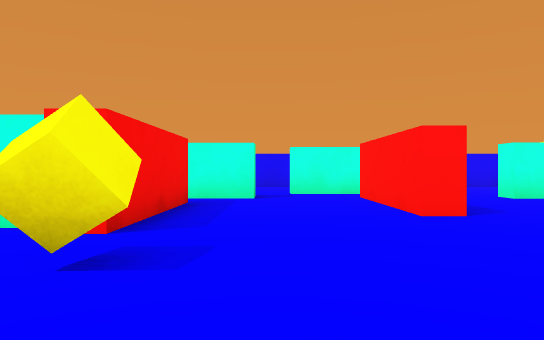
view 1 (above)

24 first-person views from a walk through a scene from a Unity 3-D project. The camera is 0.51 m above the floor, looks level and sees 70° across. The floor is counted in squares, 1 m on a side. Each view is taken from the middle of a square. On the plan, view 1 faces up. The plan holds only what a view shows up to about 9 squares ahead; the rest is blank. The player is left out.

view 2
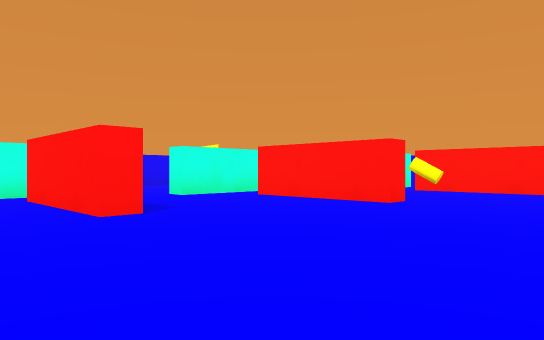

view 3
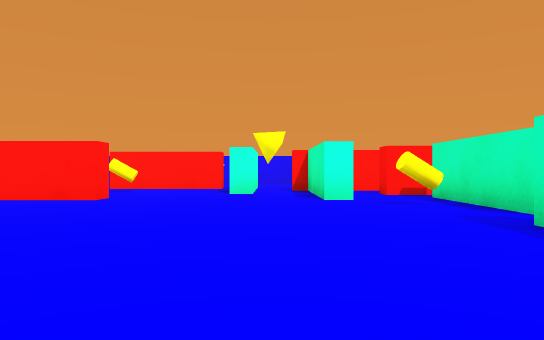

view 4
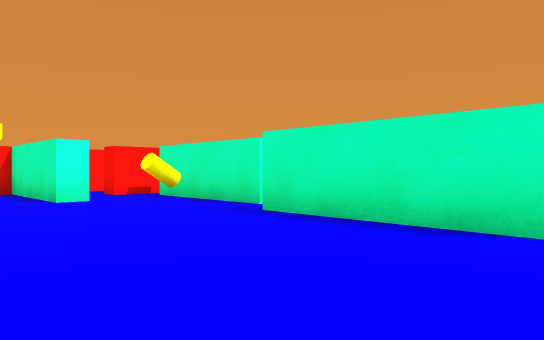

view 5
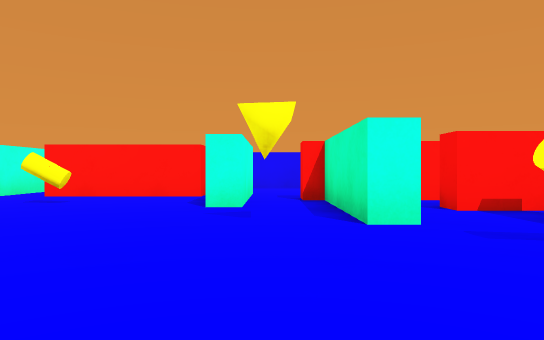

view 6
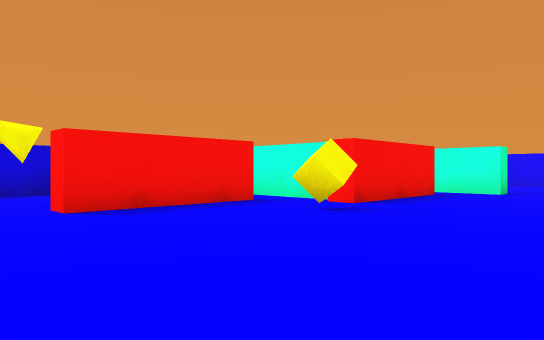

view 7
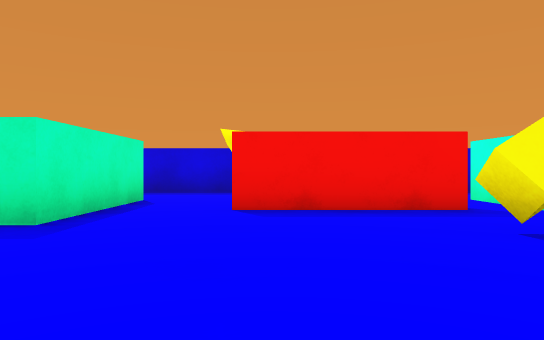

view 8
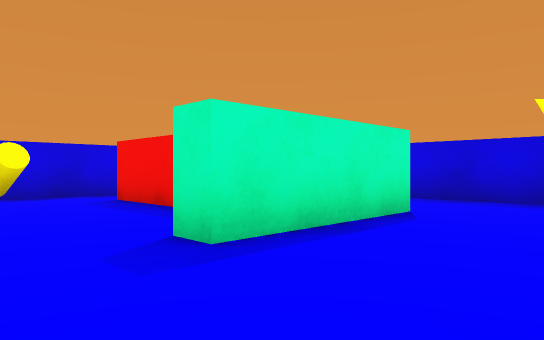

view 9
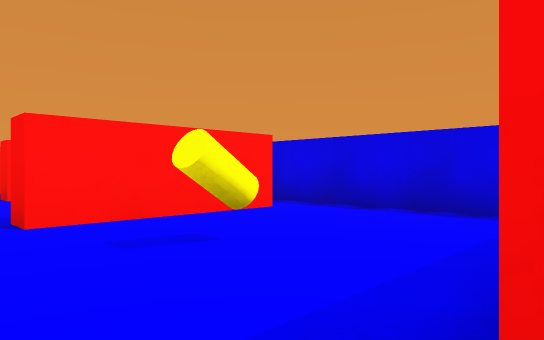

view 10
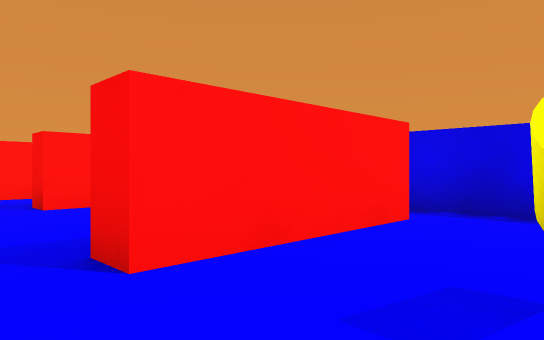

view 11
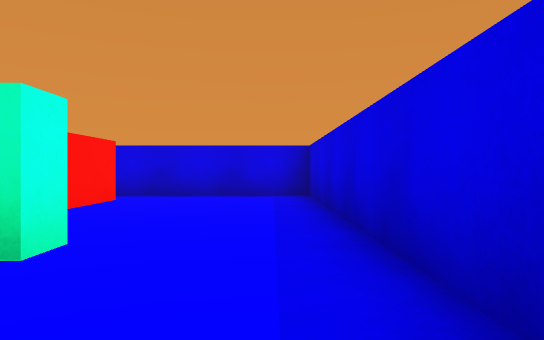

view 12
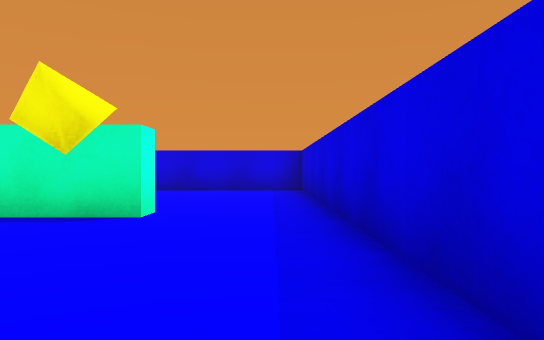

view 13
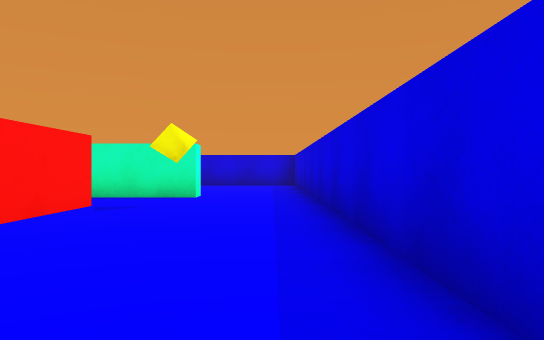

view 14
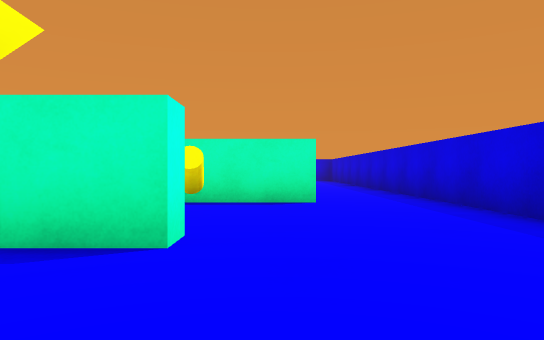

view 15
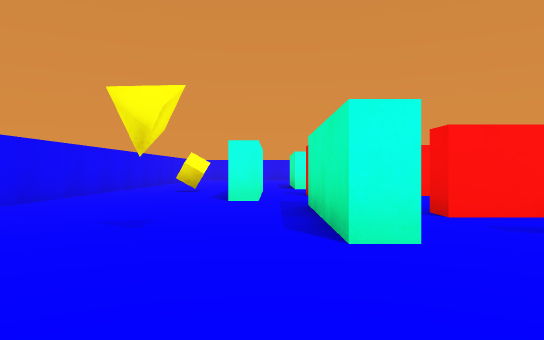

view 16
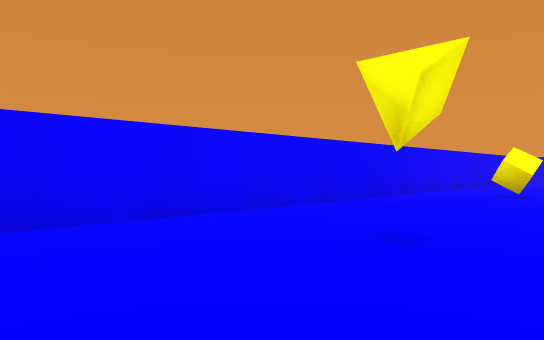

view 17
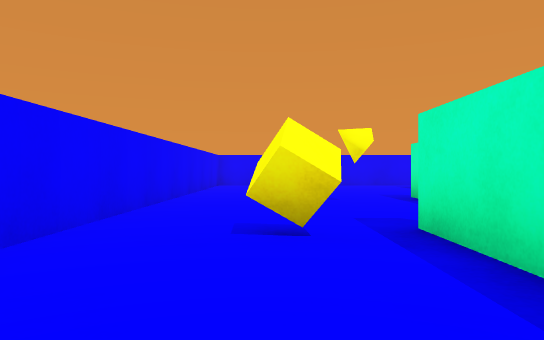

view 18
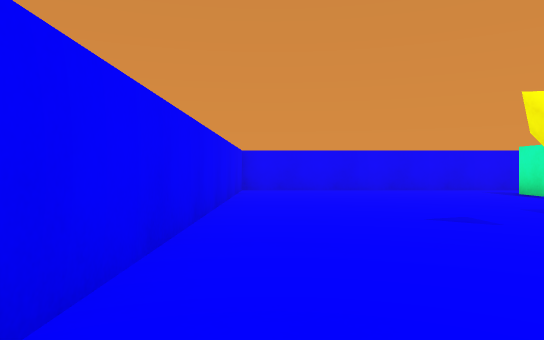

view 19
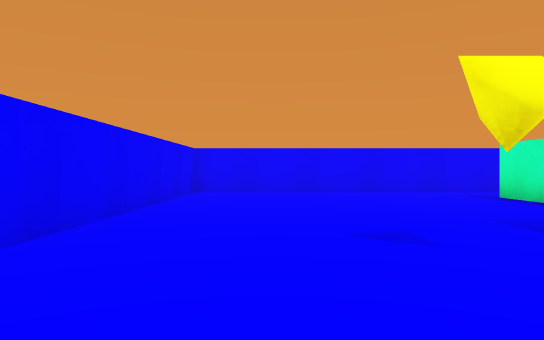

view 20
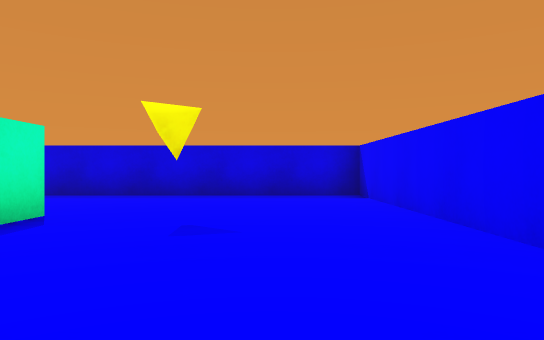

view 21
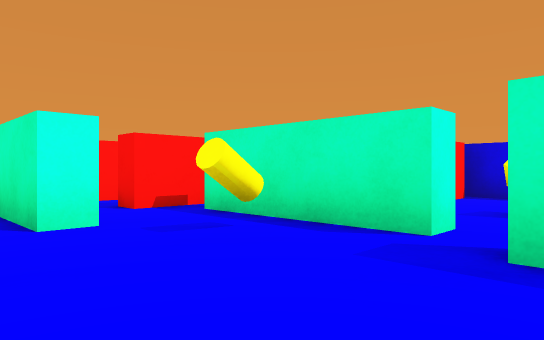

view 22
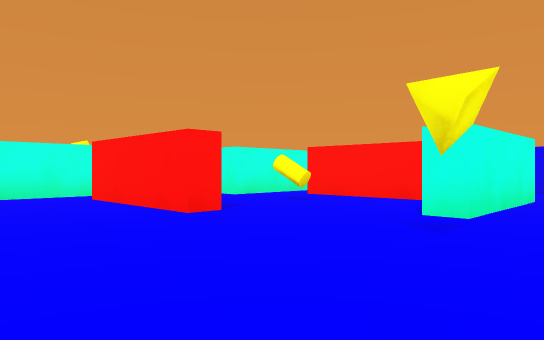

view 23
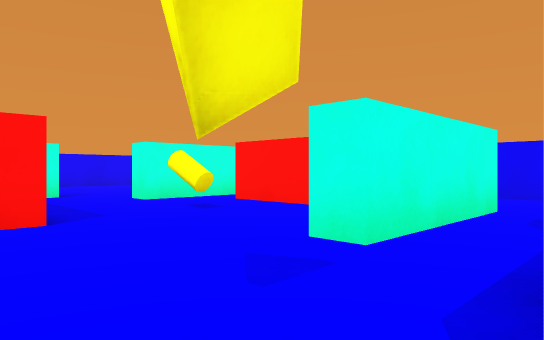

view 24
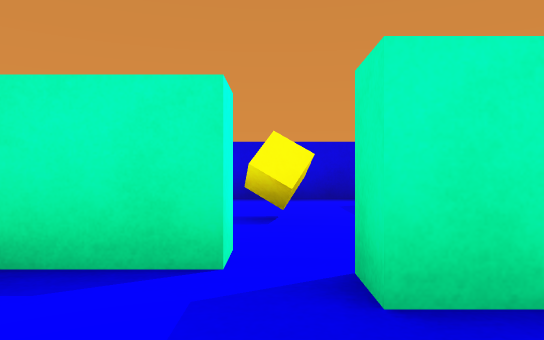

### Floor plan
Key: @ floor where view 1 was taken; # wall or solid block; x gap in a wall; . floor; C yellow cube; Y yellow cylinder.
Columns run from 7 left of view 1 to 13 right of it. Each row starts with its distance up from view 1.
 12 #####################
 11 #...................#
 10 #.........C.........#
  9 #...................#
  8 #.......###.........#
  7 #...###..x..###.....#
  6 #...Yx...#...x..###.#
  5 #....#...#...#.... .#
  4 #..###.......#...#
  3 #............#.Y.#
  2 #...#.C..........#
  1 #...#..........###..#
  0 #...#..@............#
 -1 #............####.
 -2 #..###......Y...#
 -3 #......###x####.#
 -4 #...#...x.....#
 -5 #...#.Y.#.C.#.#
 -6 #...#...#...#
 -7 #.......x...#
 -8 #############

Positions as (right, up) in squares from view 1, and headings:
1: (0, 0), facing up
2: (0, 0), facing up-right
3: (-1, 0), facing right
4: (-1, 1), facing down-right
5: (2, 0), facing right
6: (2, -2), facing up-left
7: (2, 0), facing left
8: (0, 0), facing down-left
9: (-3, -3), facing down-right
10: (-1, -3), facing down-right
11: (-6, 0), facing down
12: (-6, 2), facing down
13: (-6, 5), facing down
14: (-4, 10), facing down
15: (-6, 8), facing right
16: (-5, 8), facing up-right
17: (0, 10), facing right
18: (3, 11), facing right
19: (4, 10), facing right
20: (1, 10), facing left
21: (2, 0), facing down-right
22: (3, -1), facing up-right
23: (5, -1), facing up-right
24: (3, -1), facing down
